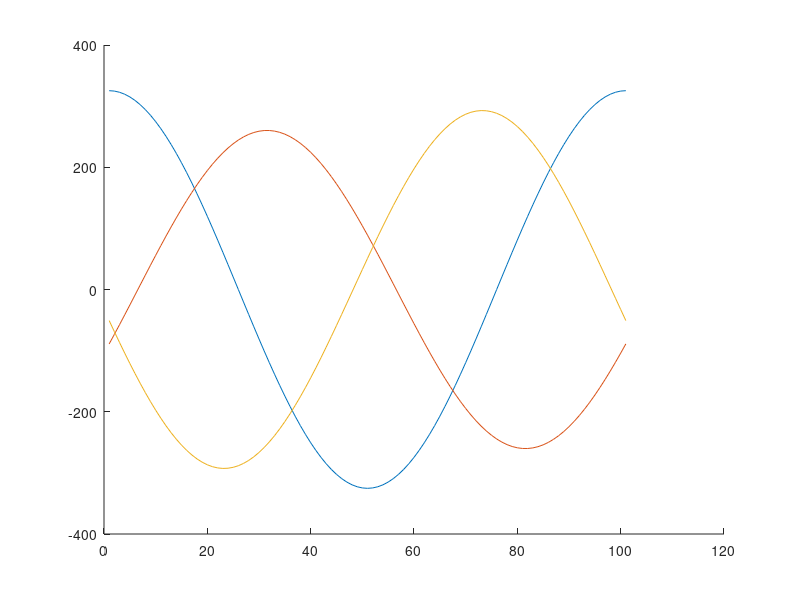

Write MATLAB code to recreate this figure.
clc;
close all;
clear;  
f=50; 
w=2*pi*f;
% Tensiones sinusoidales asimetricas y desequilibradas. 
Ua=230*exp(1j*0);
Ub=0.8*230*exp(1j*(-110*pi/180)); 
Uc=0.9*230*exp(1j*(100*pi/180));
%%
%What to do:
% draw this sin functions
% Time (from 0 to 20 ms).
t = 0:0.02/100:0.02; 
U_a_TIME= sqrt(2)*abs(Ua)*cos(2*pi*f*t +angle(Ua));
U_b_TIME= sqrt(2)*abs(Ub)*cos(2*pi*f*t +angle(Ub));
U_c_TIME= sqrt(2)*abs(Uc)*cos(2*pi*f*t +angle(Uc));
hold on;
plot(U_a_TIME);plot(U_b_TIME);plot(U_c_TIME);
hold off;

% fortesqueu decomposition
a=exp(1j*(2*pi/3));
F           =[1 1 1; 1 a*a a; 1 a a*a];
Finversed   =(1/3).*[1 1 1; 1 a a*a; 1 a*a a];
Uabc=[Ua ;Ub ;Uc];

U012=Finversed*Uabc;

U0=U012(1);%U0 not 0 unbalanced
U1=U012(2);%U1 and U2 not 0 asymetric.
U2=U012(3);

%check if U012 was calculated alright
recalculatedUa=U0+U1       +U2;
recalculatedUb=U0+a*a*U1   +a*U2;
recalculatedUc=U0+a*U1     +a*a*U2;

%check Ka and Ku
ka = abs(U2)/abs(U1)*100%[%]
Ku = abs(U0)/abs(U1)*100%[%]

